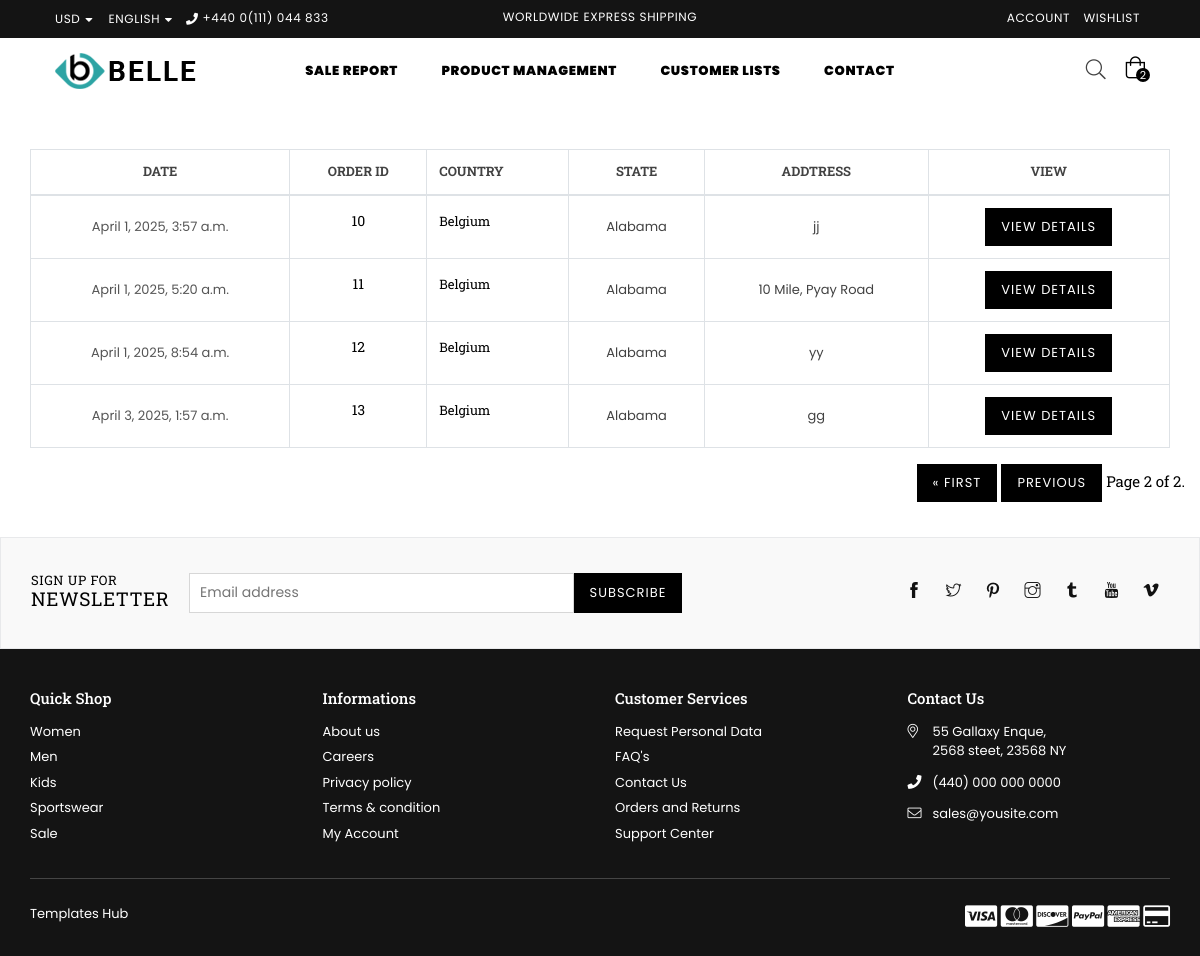
The app's page /AdminReportList/?page=2 (signed in), older data.
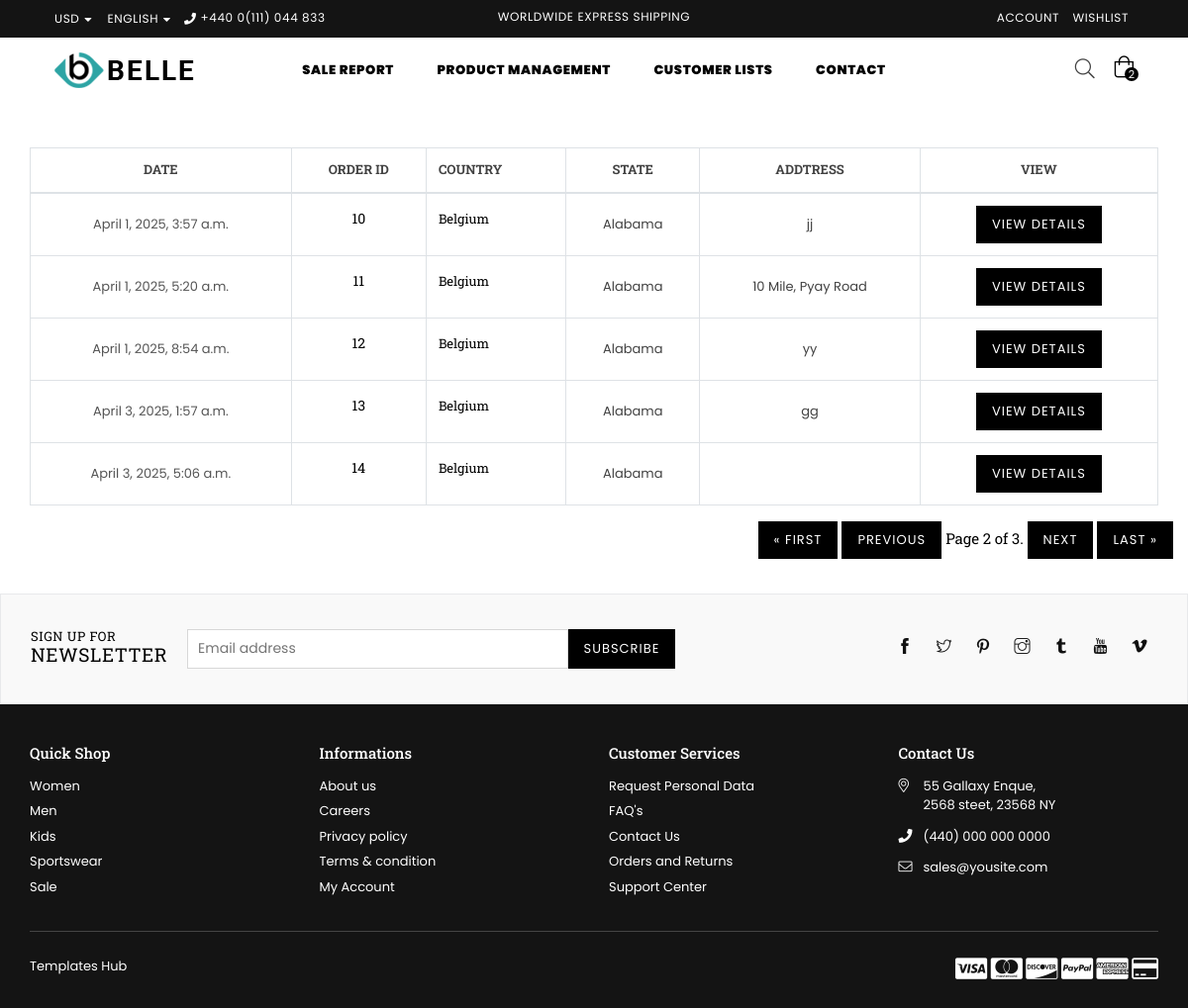
The same page, newer data.
### shop/models.py (models this page shows)
class ItemOrder(models.Model):
    usr = models.ForeignKey(User, on_delete=models.CASCADE, blank=True, null=True)
    cart = models.ForeignKey(Cart, on_delete=models.CASCADE)
    discount_code = models.CharField(max_length=255, blank=True, null=True)
    country = models.CharField(max_length=255, blank=True, null=True)
    state = models.CharField(max_length=255, blank=True, null=True)
    address = models.TextField()
    status = models.BooleanField(default=False)
    created_at = models.DateTimeField(auto_now_add=True)
    updated_at = models.DateTimeField(auto_now=True)

class Cart(models.Model):
    usr = models.ForeignKey(User, on_delete=models.SET_NULL, null=True, blank=True)
    total = models.PositiveIntegerField(default=0)
    tax = models.PositiveIntegerField(default=0)
    super_total = models.PositiveIntegerField(default=0)
    created_at = models.DateTimeField(auto_now_add=True)
    def __str__(self):
        return str(self.id)

### shop/views.py (the view)
# urls.py: path('AdminReportList/', AdminReportList.as_view(), name='AdminReportList'), #AdminReportList
class AdminReportList(UserRequiredMixin,View):
    def get(self, request):
        datas = ItemOrder.objects.all()
        paginator = Paginator(datas, 5)
        page_number = request.GET.get("page")
        page_obj = paginator.get_page(page_number)
        context={'datas':datas, 'page_obj':page_obj}
        return render(request, 'AdminReportList.html', context)

### shop/views.py (called while the page is built)
    def dispatch(self, request, *args, **kwargs):
        if request.user.is_staff:
            pass
        else:
            return redirect('UserLoginView')
        return super().dispatch(request, *args, **kwargs)

### templates/AdminReportList.html
{% extends 'base.html' %}
{% load static %}
{% block content %}
    <div id="page-content">
        <div class="container">
        	<div class="row">
                <div class="col-12 col-sm-12 col-md-12 col-lg-12 main-col">
                	<form action="#">
                        <div class="wishlist-table table-content table-responsive">
                            <table class="table table-bordered">
                                <thead>
                                    <tr>
                                    	<th class="product-name text-center alt-font">Date</th>
                                        <th class="product-price text-center alt-font">Order ID</th>
                                        <th class="product-name alt-font">Country</th>
                                        <th class="product-price text-center alt-font">State</th>
                                        <th class="stock-status text-center alt-font">Addtress</th>
                                        <th class="product-subtotal text-center alt-font">View</th>
                                    </tr>
                                </thead>
                                <tbody>
                                    {% for i in page_obj %}
                                    <tr>
                                    	<td class="product-remove text-center" valign="middle"><a href="#">{{i.created_at}}</a></td>
                                        <td class="product-thumbnail text-center">
                                            <h6>{{i.cart}}</h6>
                                        </td>
                                        <td class="product-name"><h4 class="no-margin"><a href="#">{{i.country}}</a></h4></td>
                                        <td class="product-price text-center"><span class="amount">{{i.state}}</span></td>
                                        <td class="stock text-center">
                                            <span class="in-stock">{{i.address}}</span>
                                        </td>
                                        <td class="product-subtotal text-center">
                                            <a href="{% url 'OrderDetailsView' i.id %}" class="btn btn-small">View Details</a>
                                        </td>
                                    </tr>
                                    {% endfor %}
                                </tbody>
                            </table>
                        </div>
                    </form>
               	</div>
                   <div class="pagination justify-content-end">
                    <span class="step-links">
                        {% if page_obj.has_previous %}
                            <a href="?page=1" class="btn btn-small">&laquo; first</a>
                            <a href="?page={{ page_obj.previous_page_number }}" class="btn btn-small">previous</a>
                        {% endif %}
                        <span class="current h4">
                            Page {{ page_obj.number }} of {{ page_obj.paginator.num_pages }}.
                        </span>
                        {% if page_obj.has_next %}
                            <a href="?page={{ page_obj.next_page_number }}" class="btn btn-small">next</a>
                            <a href="?page={{ page_obj.paginator.num_pages }}" class="btn btn-small">last &raquo;</a>
                        {% endif %}
                    </span>
                </div>
            </div>
        </div>
    </div>
{% endblock content %}

Row changes from the older to the newer data that the page shows:
added ItemOrder: created_at "April 3, 2025, 5:06 a.m.", cart "14", country "Belgium", state "Alabama"
Text that changed along with them:
{{ page_obj.paginator.num_pages }}: "2" → "3"
text now shown: "NEXT LAST »"
